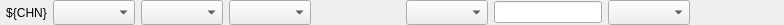
<?xml version="1.0" encoding="UTF-8"?>
<ui version="4.0">
 <class>Form</class>
 <widget class="QWidget" name="Form">
  <property name="geometry">
   <rect>
    <x>0</x>
    <y>0</y>
    <width>784</width>
    <height>25</height>
   </rect>
  </property>
  <property name="windowTitle">
   <string>Form</string>
  </property>
  <layout class="QVBoxLayout" name="verticalLayout">
   <property name="leftMargin">
    <number>0</number>
   </property>
   <property name="topMargin">
    <number>0</number>
   </property>
   <property name="rightMargin">
    <number>0</number>
   </property>
   <property name="bottomMargin">
    <number>0</number>
   </property>
   <item>
    <layout class="QHBoxLayout" name="TPR_Row" stretch="1,2,2,2,2,2,0,2,2">
     <property name="leftMargin">
      <number>6</number>
     </property>
     <property name="rightMargin">
      <number>6</number>
     </property>
     <item>
      <widget class="PyDMLabel" name="Name_2">
       <property name="toolTip">
        <string/>
       </property>
       <property name="text">
        <string>${CHN}</string>
       </property>
       <property name="alignment">
        <set>Qt::AlignCenter</set>
       </property>
       <property name="alarmSensitiveContent" stdset="0">
        <bool>false</bool>
       </property>
       <property name="channel" stdset="0">
        <string/>
       </property>
       <property name="displayFormat" stdset="0">
        <enum>PyDMLabel::Default</enum>
       </property>
      </widget>
     </item>
     <item>
      <widget class="PyDMEnumComboBox" name="Rate_Mode">
       <property name="sizePolicy">
        <sizepolicy hsizetype="Preferred" vsizetype="Preferred">
         <horstretch>0</horstretch>
         <verstretch>0</verstretch>
        </sizepolicy>
       </property>
       <property name="toolTip">
        <string/>
       </property>
       <property name="channel" stdset="0">
        <string>TPR:${LOCA}:${IOC_UNIT}:${INST}:CH${CHN}_RATEMODE</string>
       </property>
      </widget>
     </item>
     <item>
      <widget class="PyDMEnumComboBox" name="Fixed_Rate">
       <property name="sizePolicy">
        <sizepolicy hsizetype="Preferred" vsizetype="Preferred">
         <horstretch>0</horstretch>
         <verstretch>0</verstretch>
        </sizepolicy>
       </property>
       <property name="toolTip">
        <string/>
       </property>
       <property name="channel" stdset="0">
        <string>TPR:${LOCA}:${IOC_UNIT}:${INST}:CH${CHN}_FIXEDRATE</string>
       </property>
      </widget>
     </item>
     <item>
      <widget class="PyDMEnumComboBox" name="AC_Rate">
       <property name="sizePolicy">
        <sizepolicy hsizetype="Preferred" vsizetype="Preferred">
         <horstretch>0</horstretch>
         <verstretch>0</verstretch>
        </sizepolicy>
       </property>
       <property name="toolTip">
        <string/>
       </property>
       <property name="channel" stdset="0">
        <string>TPR:${LOCA}:${IOC_UNIT}:${INST}:CH${CHN}_ACRATE</string>
       </property>
      </widget>
     </item>
     <item>
      <widget class="PyDMLabel" name="Rate">
       <property name="toolTip">
        <string/>
       </property>
       <property name="alignment">
        <set>Qt::AlignCenter</set>
       </property>
       <property name="alarmSensitiveContent" stdset="0">
        <bool>true</bool>
       </property>
       <property name="channel" stdset="0">
        <string>TPR:${LOCA}:${IOC_UNIT}:${INST}:CH${CHN}_RATE</string>
       </property>
       <property name="displayFormat" stdset="0">
        <enum>PyDMLabel::Decimal</enum>
       </property>
      </widget>
     </item>
     <item>
      <widget class="PyDMEnumComboBox" name="SCDestination">
       <property name="sizePolicy">
        <sizepolicy hsizetype="Preferred" vsizetype="Preferred">
         <horstretch>0</horstretch>
         <verstretch>0</verstretch>
        </sizepolicy>
       </property>
       <property name="toolTip">
        <string/>
       </property>
       <property name="channel" stdset="0">
        <string>TPR:${LOCA}:${IOC_UNIT}:${INST}:CH${CHN}_DESTMODE</string>
       </property>
      </widget>
     </item>
     <item>
      <widget class="PyDMLineEdit" name="SCDestMask">
       <property name="toolTip">
        <string/>
       </property>
       <property name="channel" stdset="0">
        <string>TPR:${LOCA}:${IOC_UNIT}:${INST}:CH${CHN}_DESTMASK</string>
       </property>
       <property name="displayFormat" stdset="0">
        <enum>PyDMLineEdit::Hex</enum>
       </property>
      </widget>
     </item>
     <item>
      <widget class="PyDMEnumComboBox" name="ChanEnableSC">
       <property name="sizePolicy">
        <sizepolicy hsizetype="Preferred" vsizetype="Preferred">
         <horstretch>0</horstretch>
         <verstretch>0</verstretch>
        </sizepolicy>
       </property>
       <property name="toolTip">
        <string/>
       </property>
       <property name="channel" stdset="0">
        <string>TPR:${LOCA}:${IOC_UNIT}:${INST}:CH${CHN}_SYS2_TCTL</string>
       </property>
      </widget>
     </item>
     <item>
      <widget class="PyDMLabel" name="EventCounts">
       <property name="toolTip">
        <string/>
       </property>
       <property name="alignment">
        <set>Qt::AlignCenter</set>
       </property>
       <property name="alarmSensitiveContent" stdset="0">
        <bool>true</bool>
       </property>
       <property name="channel" stdset="0">
        <string>TPR:${LOCA}:${IOC_UNIT}:${INST}:CH${CHN}_CNT</string>
       </property>
       <property name="displayFormat" stdset="0">
        <enum>PyDMLabel::Decimal</enum>
       </property>
      </widget>
     </item>
    </layout>
   </item>
  </layout>
 </widget>
 <customwidgets>
  <customwidget>
   <class>PyDMLabel</class>
   <extends>QLabel</extends>
   <header>pydm.widgets.label</header>
  </customwidget>
  <customwidget>
   <class>PyDMLineEdit</class>
   <extends>QLineEdit</extends>
   <header>pydm.widgets.line_edit</header>
  </customwidget>
  <customwidget>
   <class>PyDMEnumComboBox</class>
   <extends>QComboBox</extends>
   <header>pydm.widgets.enum_combo_box</header>
  </customwidget>
 </customwidgets>
 <resources/>
 <connections/>
</ui>
